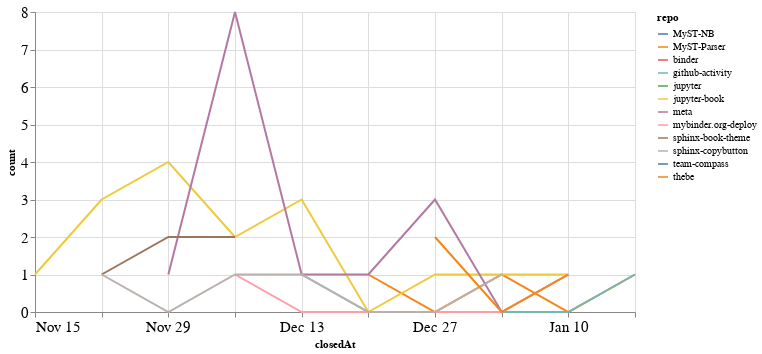

Notebook code cell kept with this figure:
### Code cell
closed_by_time = closed_by.groupby('repo').resample('W', on='closedAt').count()['author'].reset_index()
closed_by_time = closed_by_time.rename(columns={'author': 'count'})

alt.Chart(closed_by_time, width=600).mark_line().encode(
    x='closedAt',
    y='count',
    color='repo',
    tooltip="repo"
)

### Figure 1 — Vega-Lite specification as saved in the notebook (floating-point values rounded to 4 significant figures)
{"config": {"axisLeft": {"labelFontSize": 15}, "axisBottom": {"labelFontSize": 15}}, "data": {"name": "data-17103fc61ef19667eb1f86654ca57d2f"}, "mark": "line", "encoding": {"color": {"type": "nominal", "field": "repo"}, "tooltip": {"type": "nominal", "field": "repo"}, "x": {"type": "temporal", "field": "closedAt"}, "y": {"type": "quantitative", "field": "count"}}, "width": 600, "$schema": "https://vega.github.io/schema/vega-lite/v4.8.1.json", "datasets": {"data-17103fc61ef19667eb1f86654ca57d2f": [{"repo": "MyST-NB", "closedAt": "2020-11-22T00:00:00", "count": 3}, {"repo": "MyST-Parser", "closedAt": "2020-12-20T00:00:00", "count": 1}, {"repo": "MyST-Parser", "closedAt": "2020-12-27T00:00:00", "count": 0}, {"repo": "MyST-Parser", "closedAt": "2021-01-03T00:00:00", "count": 1}, {"repo": "MyST-Parser", "closedAt": "2021-01-10T00:00:00", "count": 0}, {"repo": "MyST-Parser", "closedAt": "2021-01-17T00:00:00", "count": 1}, {"repo": "binder", "closedAt": "2020-11-22T00:00:00", "count": 1}, {"repo": "github-activity", "closedAt": "2020-12-13T00:00:00", "count": 1}, {"repo": "github-activity", "closedAt": "2020-12-20T00:00:00", "count": 0}, {"repo": "github-activity", "closedAt": "2020-12-27T00:00:00", "count": 0}, {"repo": "github-activity", "closedAt": "2021-01-03T00:00:00", "count": 0}, {"repo": "github-activity", "closedAt": "2021-01-10T00:00:00", "count": 0}, {"repo": "github-activity", "closedAt": "2021-01-17T00:00:00", "count": 1}, {"repo": "jupyter", "closedAt": "2020-12-20T00:00:00", "count": 1}, {"repo": "jupyter-book", "closedAt": "2020-11-15T00:00:00", "count": 1}, {"repo": "jupyter-book", "closedAt": "2020-11-22T00:00:00", "count": 3}, {"repo": "jupyter-book", "closedAt": "2020-11-29T00:00:00", "count": 4}, {"repo": "jupyter-book", "closedAt": "2020-12-06T00:00:00", "count": 2}, {"repo": "jupyter-book", "closedAt": "2020-12-13T00:00:00", "count": 3}, {"repo": "jupyter-book", "closedAt": "2020-12-20T00:00:00", "count": 0}, {"repo": "jupyter-book", "closedAt": "2020-12-27T00:00:00", "count": 1}, {"repo": "jupyter-book", "closedAt": "2021-01-03T00:00:00", "count": 1}, {"repo": "jupyter-book", "closedAt": "2021-01-10T00:00:00", "count": 1}, {"repo": "meta", "closedAt": "2020-11-29T00:00:00", "count": 1}, {"repo": "meta", "closedAt": "2020-12-06T00:00:00", "count": 8}, {"repo": "meta", "closedAt": "2020-12-13T00:00:00", "count": 1}, {"repo": "meta", "closedAt": "2020-12-20T00:00:00", "count": 1}, {"repo": "meta", "closedAt": "2020-12-27T00:00:00", "count": 3}, {"repo": "meta", "closedAt": "2021-01-03T00:00:00", "count": 0}, {"repo": "meta", "closedAt": "2021-01-10T00:00:00", "count": 1}, {"repo": "mybinder.org-deploy", "closedAt": "2020-12-06T00:00:00", "count": 1}, {"repo": "mybinder.org-deploy", "closedAt": "2020-12-13T00:00:00", "count": 0}, {"repo": "mybinder.org-deploy", "closedAt": "2020-12-20T00:00:00", "count": 0}, {"repo": "mybinder.org-deploy", "closedAt": "2020-12-27T00:00:00", "count": 0}, {"repo": "mybinder.org-deploy", "closedAt": "2021-01-03T00:00:00", "count": 0}, {"repo": "mybinder.org-deploy", "closedAt": "2021-01-10T00:00:00", "count": 1}, {"repo": "sphinx-book-theme", "closedAt": "2020-11-22T00:00:00", "count": 1}, {"repo": "sphinx-book-theme", "closedAt": "2020-11-29T00:00:00", "count": 2}, {"repo": "sphinx-book-theme", "closedAt": "2020-12-06T00:00:00", "count": 2}, {"repo": "sphinx-copybutton", "closedAt": "2020-11-22T00:00:00", "count": 1}, {"repo": "sphinx-copybutton", "closedAt": "2020-11-29T00:00:00", "count": 0}, {"repo": "sphinx-copybutton", "closedAt": "2020-12-06T00:00:00", "count": 1}, {"repo": "sphinx-copybutton", "closedAt": "2020-12-13T00:00:00", "count": 1}, {"repo": "sphinx-copybutton", "closedAt": "2020-12-20T00:00:00", "count": 0}, {"repo": "sphinx-copybutton", "closedAt": "2020-12-27T00:00:00", "count": 0}, {"repo": "sphinx-copybutton", "closedAt": "2021-01-03T00:00:00", "count": 1}, {"repo": "team-compass", "closedAt": "2020-12-20T00:00:00", "count": 1}, {"repo": "thebe", "closedAt": "2020-12-27T00:00:00", "count": 2}, {"repo": "thebe", "closedAt": "2021-01-03T00:00:00", "count": 0}, {"repo": "thebe", "closedAt": "2021-01-10T00:00:00", "count": 1}]}}
